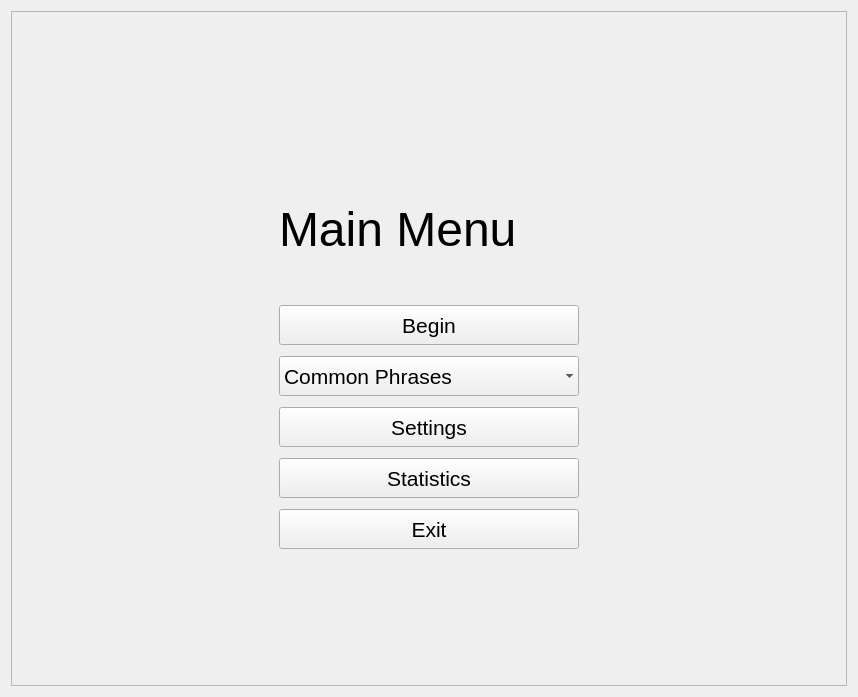
<?xml version="1.0" encoding="UTF-8"?>
<ui version="4.0">
 <class>mainMenu</class>
 <widget class="QWidget" name="mainMenu">
  <property name="geometry">
   <rect>
    <x>0</x>
    <y>0</y>
    <width>858</width>
    <height>697</height>
   </rect>
  </property>
  <property name="windowTitle">
   <string>Speed Type Test</string>
  </property>
  <property name="styleSheet">
   <string notr="true"/>
  </property>
  <layout class="QHBoxLayout" name="horizontalLayout">
   <item>
    <widget class="QScrollArea" name="scrollArea">
     <property name="widgetResizable">
      <bool>true</bool>
     </property>
     <widget class="QWidget" name="scrollAreaWidgetContents">
      <property name="geometry">
       <rect>
        <x>0</x>
        <y>0</y>
        <width>838</width>
        <height>677</height>
       </rect>
      </property>
      <property name="minimumSize">
       <size>
        <width>640</width>
        <height>600</height>
       </size>
      </property>
      <layout class="QHBoxLayout" name="horizontalLayout_2">
       <item>
        <spacer name="horizontalSpacer_7">
         <property name="orientation">
          <enum>Qt::Horizontal</enum>
         </property>
         <property name="sizeType">
          <enum>QSizePolicy::Expanding</enum>
         </property>
         <property name="sizeHint" stdset="0">
          <size>
           <width>40</width>
           <height>20</height>
          </size>
         </property>
        </spacer>
       </item>
       <item>
        <layout class="QVBoxLayout" name="verticalLayout_3">
         <property name="leftMargin">
          <number>0</number>
         </property>
         <property name="bottomMargin">
          <number>0</number>
         </property>
         <item>
          <spacer name="verticalSpacer_5">
           <property name="orientation">
            <enum>Qt::Vertical</enum>
           </property>
           <property name="sizeHint" stdset="0">
            <size>
             <width>20</width>
             <height>10</height>
            </size>
           </property>
          </spacer>
         </item>
         <item>
          <widget class="QLabel" name="labelMainMenu">
           <property name="sizePolicy">
            <sizepolicy hsizetype="Preferred" vsizetype="Preferred">
             <horstretch>0</horstretch>
             <verstretch>0</verstretch>
            </sizepolicy>
           </property>
           <property name="minimumSize">
            <size>
             <width>0</width>
             <height>100</height>
            </size>
           </property>
           <property name="maximumSize">
            <size>
             <width>16777215</width>
             <height>40</height>
            </size>
           </property>
           <property name="font">
            <font>
             <pointsize>36</pointsize>
             <weight>50</weight>
             <bold>false</bold>
            </font>
           </property>
           <property name="styleSheet">
            <string notr="true"/>
           </property>
           <property name="text">
            <string>Main Menu</string>
           </property>
           <property name="textFormat">
            <enum>Qt::PlainText</enum>
           </property>
           <property name="alignment">
            <set>Qt::AlignLeading|Qt::AlignLeft|Qt::AlignVCenter</set>
           </property>
          </widget>
         </item>
         <item>
          <spacer name="verticalSpacer_4">
           <property name="orientation">
            <enum>Qt::Vertical</enum>
           </property>
           <property name="sizeType">
            <enum>QSizePolicy::Fixed</enum>
           </property>
           <property name="sizeHint" stdset="0">
            <size>
             <width>20</width>
             <height>50</height>
            </size>
           </property>
          </spacer>
         </item>
         <item>
          <widget class="QPushButton" name="buttonStart">
           <property name="sizePolicy">
            <sizepolicy hsizetype="Preferred" vsizetype="Preferred">
             <horstretch>0</horstretch>
             <verstretch>0</verstretch>
            </sizepolicy>
           </property>
           <property name="minimumSize">
            <size>
             <width>0</width>
             <height>40</height>
            </size>
           </property>
           <property name="font">
            <font>
             <pointsize>16</pointsize>
            </font>
           </property>
           <property name="cursor">
            <cursorShape>PointingHandCursor</cursorShape>
           </property>
           <property name="text">
            <string>Begin</string>
           </property>
           <property name="autoDefault">
            <bool>true</bool>
           </property>
          </widget>
         </item>
         <item>
          <spacer name="verticalSpacer_6">
           <property name="orientation">
            <enum>Qt::Vertical</enum>
           </property>
           <property name="sizeType">
            <enum>QSizePolicy::Fixed</enum>
           </property>
           <property name="sizeHint" stdset="0">
            <size>
             <width>20</width>
             <height>5</height>
            </size>
           </property>
          </spacer>
         </item>
         <item>
          <widget class="QComboBox" name="comboBoxSelectMode">
           <property name="sizePolicy">
            <sizepolicy hsizetype="Preferred" vsizetype="Preferred">
             <horstretch>0</horstretch>
             <verstretch>0</verstretch>
            </sizepolicy>
           </property>
           <property name="minimumSize">
            <size>
             <width>300</width>
             <height>40</height>
            </size>
           </property>
           <property name="font">
            <font>
             <pointsize>16</pointsize>
            </font>
           </property>
           <property name="cursor">
            <cursorShape>PointingHandCursor</cursorShape>
           </property>
           <property name="focusPolicy">
            <enum>Qt::StrongFocus</enum>
           </property>
           <property name="sizeAdjustPolicy">
            <enum>QComboBox::AdjustToContentsOnFirstShow</enum>
           </property>
           <property name="iconSize">
            <size>
             <width>0</width>
             <height>0</height>
            </size>
           </property>
           <property name="frame">
            <bool>false</bool>
           </property>
           <item>
            <property name="text">
             <string>Common Phrases</string>
            </property>
           </item>
           <item>
            <property name="text">
             <string>Facts</string>
            </property>
           </item>
           <item>
            <property name="text">
             <string>Famous Literature Excerpts</string>
            </property>
           </item>
           <item>
            <property name="text">
             <string>Famous Quotes</string>
            </property>
           </item>
           <item>
            <property name="text">
             <string>Random Text: Brown</string>
            </property>
           </item>
           <item>
            <property name="text">
             <string>Random Text: Gutenberg</string>
            </property>
           </item>
           <item>
            <property name="text">
             <string>Random Text: Webtext</string>
            </property>
           </item>
          </widget>
         </item>
         <item>
          <spacer name="verticalSpacer_2">
           <property name="orientation">
            <enum>Qt::Vertical</enum>
           </property>
           <property name="sizeType">
            <enum>QSizePolicy::Fixed</enum>
           </property>
           <property name="sizeHint" stdset="0">
            <size>
             <width>20</width>
             <height>5</height>
            </size>
           </property>
          </spacer>
         </item>
         <item>
          <widget class="QPushButton" name="buttonSettings">
           <property name="sizePolicy">
            <sizepolicy hsizetype="Preferred" vsizetype="Preferred">
             <horstretch>0</horstretch>
             <verstretch>0</verstretch>
            </sizepolicy>
           </property>
           <property name="minimumSize">
            <size>
             <width>0</width>
             <height>40</height>
            </size>
           </property>
           <property name="font">
            <font>
             <pointsize>16</pointsize>
            </font>
           </property>
           <property name="cursor">
            <cursorShape>PointingHandCursor</cursorShape>
           </property>
           <property name="text">
            <string>Settings</string>
           </property>
           <property name="autoDefault">
            <bool>true</bool>
           </property>
          </widget>
         </item>
         <item>
          <spacer name="verticalSpacer_7">
           <property name="orientation">
            <enum>Qt::Vertical</enum>
           </property>
           <property name="sizeType">
            <enum>QSizePolicy::Fixed</enum>
           </property>
           <property name="sizeHint" stdset="0">
            <size>
             <width>20</width>
             <height>5</height>
            </size>
           </property>
          </spacer>
         </item>
         <item>
          <widget class="QPushButton" name="buttonStatistics">
           <property name="sizePolicy">
            <sizepolicy hsizetype="Preferred" vsizetype="Preferred">
             <horstretch>0</horstretch>
             <verstretch>0</verstretch>
            </sizepolicy>
           </property>
           <property name="minimumSize">
            <size>
             <width>0</width>
             <height>40</height>
            </size>
           </property>
           <property name="font">
            <font>
             <pointsize>16</pointsize>
            </font>
           </property>
           <property name="cursor">
            <cursorShape>PointingHandCursor</cursorShape>
           </property>
           <property name="text">
            <string>Statistics</string>
           </property>
           <property name="autoDefault">
            <bool>true</bool>
           </property>
          </widget>
         </item>
         <item>
          <spacer name="verticalSpacer_3">
           <property name="orientation">
            <enum>Qt::Vertical</enum>
           </property>
           <property name="sizeType">
            <enum>QSizePolicy::Fixed</enum>
           </property>
           <property name="sizeHint" stdset="0">
            <size>
             <width>20</width>
             <height>5</height>
            </size>
           </property>
          </spacer>
         </item>
         <item>
          <widget class="QPushButton" name="buttonExit">
           <property name="minimumSize">
            <size>
             <width>0</width>
             <height>40</height>
            </size>
           </property>
           <property name="font">
            <font>
             <pointsize>16</pointsize>
            </font>
           </property>
           <property name="cursor">
            <cursorShape>PointingHandCursor</cursorShape>
           </property>
           <property name="text">
            <string>Exit</string>
           </property>
           <property name="autoDefault">
            <bool>true</bool>
           </property>
          </widget>
         </item>
         <item>
          <spacer name="verticalSpacer">
           <property name="orientation">
            <enum>Qt::Vertical</enum>
           </property>
           <property name="sizeHint" stdset="0">
            <size>
             <width>20</width>
             <height>40</height>
            </size>
           </property>
          </spacer>
         </item>
        </layout>
       </item>
       <item>
        <spacer name="horizontalSpacer">
         <property name="orientation">
          <enum>Qt::Horizontal</enum>
         </property>
         <property name="sizeHint" stdset="0">
          <size>
           <width>40</width>
           <height>20</height>
          </size>
         </property>
        </spacer>
       </item>
      </layout>
     </widget>
    </widget>
   </item>
  </layout>
 </widget>
 <resources/>
 <connections/>
</ui>
